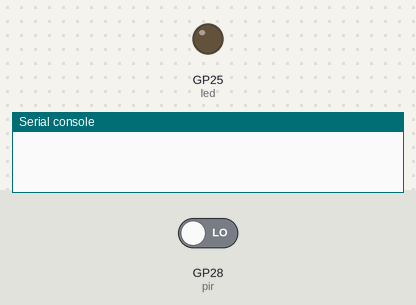
The program below on a simulated Raspberry Pi Pico running MicroPython. Shown: output pins drawn as LEDs (lit = HIGH), the last lines printed to the serial console. Dashed ring = blinking. Inputs (shaded band) come from the test bench; at power-on: GP28 (pir) LOW.

Above: at 1.2 s.
1.3 s: GP28 (pir) driven HIGH
At 1.4 s:
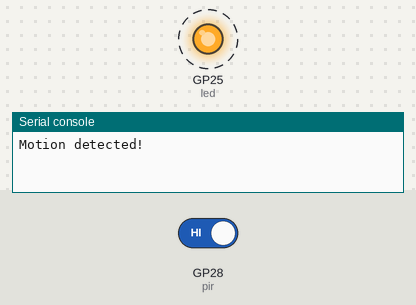
Timing chart, 0 to 4.3 s (numbered marks = the images above; inputs shaded):
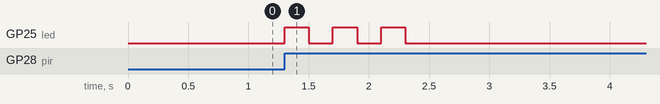

The program:

burglary_alarm.py
```python
from machine import Pin
import utime

pir = Pin(28, Pin.IN, Pin.PULL_DOWN)
led = Pin("LED", Pin.OUT)

while True:
    if pir.value():
        print("Motion detected!")
        for _ in range(3):
            led.value(1)
            utime.sleep_ms(200)
            led.value(0)
            utime.sleep_ms(200)
        while pir.value():
            utime.sleep_ms(100)
    else:
        utime.sleep_ms(100)
```

Measured:
- after the input at 1.3 s, GP25 (led): alternates HIGH for 0.20 s and LOW for 0.20 s, 6 changes in all, then stays LOW, starting at once
